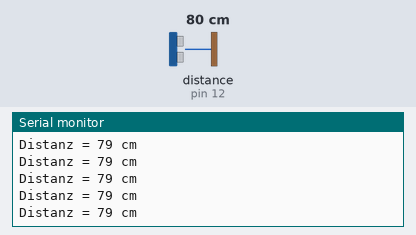
A sketch run on a simulated Arduino Uno, built with avr-gcc and run on an emulated ATmega328P. Parts: the last lines printed to the serial monitor. Wiring (inferred from the names in the program): ultrasonic range finder: trigger pin 13; echo pin 12. The test bench sets the inputs (shaded band); at power-on: distance to the obstacle (sensor on pin 12) 80 cm. The echo pulse lasts 58.3 µs per cm.

Above: at 1.2 s.
1.3 s: distance to the obstacle (sensor on pin 12) set to 35 cm
At 1.35 s:
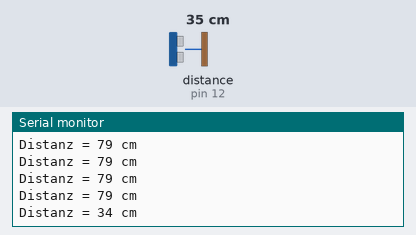
4.3 s: distance to the obstacle (sensor on pin 12) set to 4 cm
At 4.3 s:
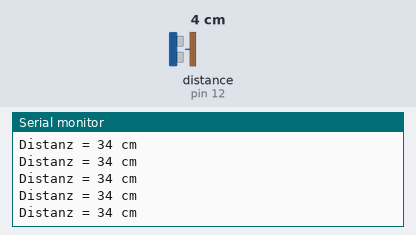
7.3 s: distance to the obstacle (sensor on pin 12) set to 2 cm
At 7.31 s:
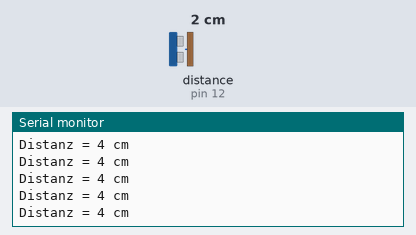
10.3 s: distance to the obstacle (sensor on pin 12) set to 18 cm
At 10.31 s:
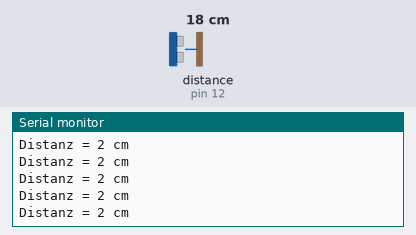
13.3 s: distance to the obstacle (sensor on pin 12) set to 250 cm
At 13.43 s:
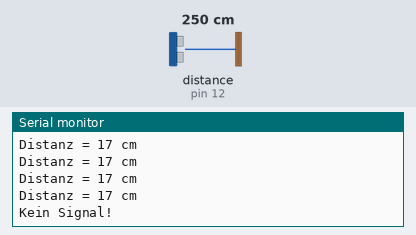
Timing chart, 0 to 16.3 s (numbered marks = the images above; inputs shaded):
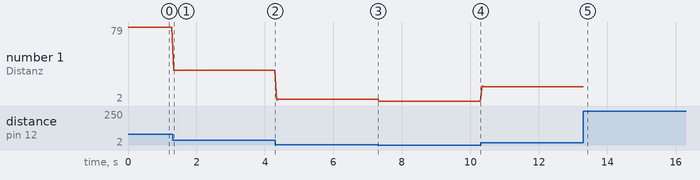

Measured:
- after the input at 1.3 s, the serial monitor: prints a new line at once (image 1)
- after the input at 13.3 s, the serial monitor: prints a new line after 0.06 s (image 5)
- plotted number 1: 79 → 34 after the input at 1.3 s, 34 → 4 after the input at 4.3 s, 4 → 2 after the input at 7.3 s, 2 → 17 after the input at 10.3 s

The sketch:

Abstandsensor.ino
```cpp
// (licence header left out)
#define TrigPin 13
#define EchoPin 12
#define Verzoegerungszeit 500
#define Maximum 200
#define Minimum 0

long Dauer, Distanz;

void setup() {
Serial.begin (9600);
pinMode(TrigPin, OUTPUT);
pinMode(EchoPin, INPUT);
}

void loop() {

digitalWrite(TrigPin, LOW);
delayMicroseconds(Verzoegerungszeit/250);

digitalWrite(TrigPin, HIGH);
delayMicroseconds(Verzoegerungszeit/50);

digitalWrite(TrigPin, LOW);
Dauer = pulseIn(EchoPin, HIGH);


Distanz = Dauer/58.2;

if (Distanz >= Maximum || Distanz <= Minimum){

Serial.println("Kein Signal!");

}
else {

Serial.print("Distanz = " );
Serial.print(Distanz);
Serial.println(" cm" );

}

delay(Verzoegerungszeit/10);
}
```
